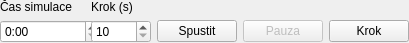
<?xml version="1.0" encoding="UTF-8"?>
<ui version="4.0">
 <class>Timer</class>
 <widget class="QWidget" name="Timer">
  <property name="geometry">
   <rect>
    <x>0</x>
    <y>0</y>
    <width>409</width>
    <height>43</height>
   </rect>
  </property>
  <property name="minimumSize">
   <size>
    <width>400</width>
    <height>0</height>
   </size>
  </property>
  <property name="windowTitle">
   <string>Form</string>
  </property>
  <layout class="QGridLayout" name="gridLayout_2">
   <property name="leftMargin">
    <number>0</number>
   </property>
   <property name="topMargin">
    <number>0</number>
   </property>
   <property name="rightMargin">
    <number>0</number>
   </property>
   <property name="bottomMargin">
    <number>0</number>
   </property>
   <item row="1" column="0">
    <widget class="QTimeEdit" name="simTime">
     <property name="minimumSize">
      <size>
       <width>100</width>
       <height>0</height>
      </size>
     </property>
     <property name="displayFormat">
      <string>H:mm</string>
     </property>
    </widget>
   </item>
   <item row="1" column="4">
    <widget class="QPushButton" name="btnStep">
     <property name="text">
      <string>Krok</string>
     </property>
    </widget>
   </item>
   <item row="0" column="0">
    <widget class="QLabel" name="label">
     <property name="text">
      <string>Čas simulace</string>
     </property>
    </widget>
   </item>
   <item row="0" column="1">
    <widget class="QLabel" name="label_2">
     <property name="text">
      <string>Krok (s)</string>
     </property>
    </widget>
   </item>
   <item row="1" column="2">
    <widget class="QPushButton" name="btnStart">
     <property name="text">
      <string>Spustit</string>
     </property>
    </widget>
   </item>
   <item row="1" column="3">
    <widget class="QPushButton" name="btnPause">
     <property name="enabled">
      <bool>false</bool>
     </property>
     <property name="text">
      <string>Pauza</string>
     </property>
    </widget>
   </item>
   <item row="1" column="1">
    <widget class="QSpinBox" name="simStep">
     <property name="minimumSize">
      <size>
       <width>60</width>
       <height>0</height>
      </size>
     </property>
     <property name="minimum">
      <number>10</number>
     </property>
     <property name="maximum">
      <number>300</number>
     </property>
     <property name="singleStep">
      <number>10</number>
     </property>
     <property name="value">
      <number>10</number>
     </property>
    </widget>
   </item>
  </layout>
 </widget>
 <resources/>
 <connections/>
</ui>
